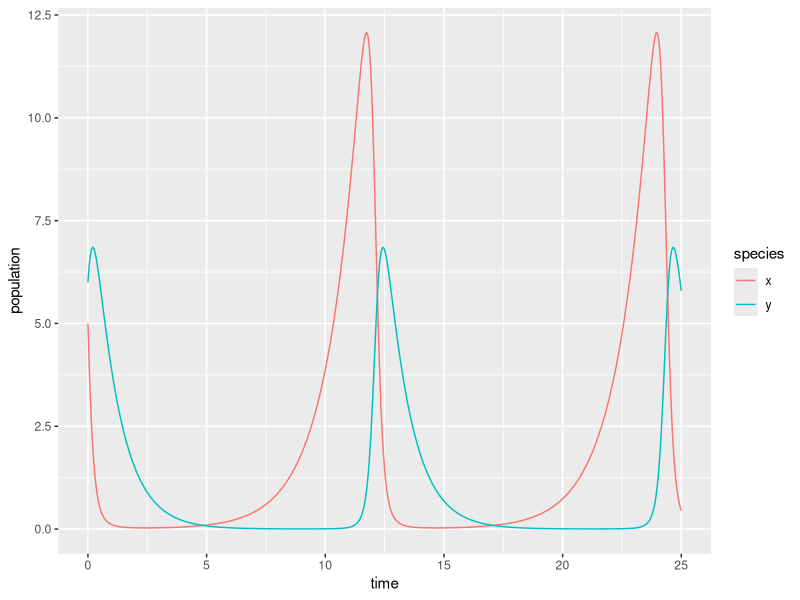

R code for this plot:
## ---- chunk 1
knitr::opts_chunk$set(echo = TRUE)
library(tidyverse)
library(deSolve)
library(kableExtra)
## ---- chunk 2
# Create a sequence of times (days): 
time <- seq(0, 25, by = 0.05)

# Set some parameter values (these can change - keep it in mind):
parameters <- c(alpha = .75, beta = 0.8, delta = 0.5, gamma = 1)

# Set the initial condition (prey and predator populations at t = 0).
# Recall: x = prey, y = predator
init_cond <- c(x = 5, y = 6)

# Prepare the series of differential equations as a function: 
lk_equations <- function(time, init_cond, parameters) {
  with(as.list(c(init_cond, parameters)), {
    dxdt = alpha * x - beta * x * y
    dydt = delta * x * y - gamma * y
    return(list(c(dxdt, dydt)))
  })
}

# Find the approximate the solution using `deSolve::ode()`:
approx_lk <- ode(y = init_cond, times = time, func = lk_equations, parms = parameters)

# Check the class: 
class(approx_lk)

# We really want this to be a data frame, and we want both prey (x) and predator (y) to be in the same column -- we'll learn why in EDS 221 (tidy data)

# pivot_longer() function used to turn approx_lk from having x (rabbits) and y (wolves) as separate columns showing numeric values into having a combined "species" column with x and y and their values into a new column called "population" 

# * . html --> * is an inclusive operator telling git ignore to ignore everything and anything .html


approx_lk_df <- data.frame(approx_lk) %>% 
  pivot_longer(cols = c(x,y), names_to = "species", values_to = "population")

# Plot it! 
ggplot(data = approx_lk_df, aes(x = time, y = population)) +
  geom_line(aes(color = species))
